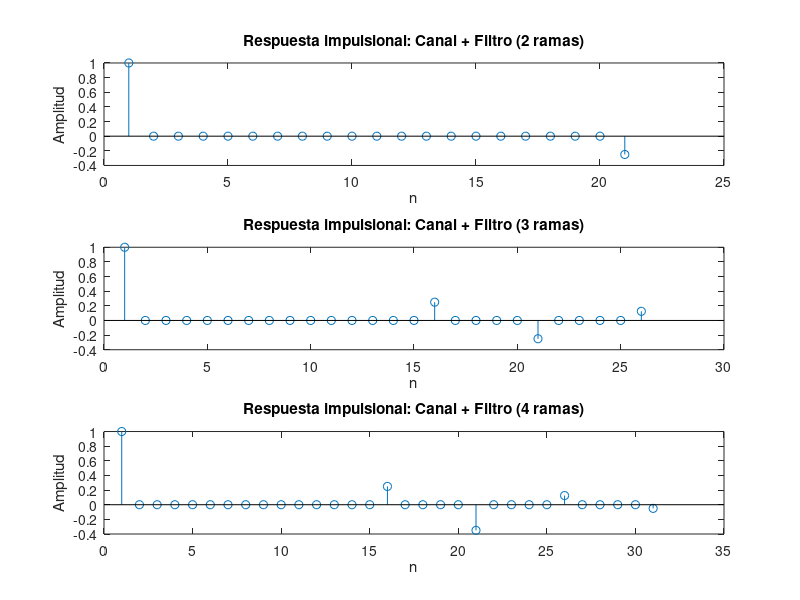

This chart was generated by the following MATLAB code: (Note: this script raises an error after producing the figure.)
clear all;
close all;
clc;
addpath('../funciones')

% Definimos la respuesta impulsional del canal
n0 = 10; % Retardo del canal
alpha1 = 0.5; % Coeficiente del canal
hc = [1 zeros(1, n0-1) alpha1]; % Canal con un retardo de n0

% Filtro con 2 ramas de retardo
hf_2 = [1 zeros(1, n0-1) -alpha1]; % Filtro que cancela el retardo del canal

% Filtro con 3 ramas de retardo (incluye un segundo término corrector)
n1 = 15; % Otro retardo
alpha2 = 0.25; % Coeficiente adicional
hf_3 = [1 zeros(1, n0-1) -alpha1 zeros(1, n1-n0-1) alpha2];

% Filtro con 4 ramas de retardo (incluye un tercer término corrector)
n2 = 20; % Otro retardo
alpha3 = -0.1; % Coeficiente adicional
hf_4 = [1 zeros(1, n0-1) -alpha1 zeros(1, n1-n0-1) alpha2 zeros(1, n2-n1-1) alpha3];

% Convolución para obtener la respuesta impulsional de la cascada
h_cascada_2 = conv(hc, hf_2); % Canal + filtro de 2 ramas
h_cascada_3 = conv(hc, hf_3); % Canal + filtro de 3 ramas
h_cascada_4 = conv(hc, hf_4); % Canal + filtro de 4 ramas

% Graficar las respuestas impulsionales
figure;
subplot(3,1,1);
stem(h_cascada_2);
title('Respuesta impulsional: Canal + Filtro (2 ramas)');
xlabel('n');
ylabel('Amplitud');

subplot(3,1,2);
stem(h_cascada_3);
title('Respuesta impulsional: Canal + Filtro (3 ramas)');
xlabel('n');
ylabel('Amplitud');

subplot(3,1,3);
stem(h_cascada_4);
title('Respuesta impulsional: Canal + Filtro (4 ramas)');
xlabel('n');
ylabel('Amplitud');

% Cargar la señal de audio
[x, fs] = audioread('audio.wav');

% Filtrar la señal
y_2 = filter(hf_2, 1, x); % Señal filtrada con 2 ramas
y_3 = filter(hf_3, 1, x); % Señal filtrada con 3 ramas
y_4 = filter(hf_4, 1, x); % Señal filtrada con 4 ramas

% Comparar con la señal original
figure;
t = (0:length(x)-1) / fs; % Vector de tiempo
subplot(4,1,1);
plot(t, x);
title('Señal original');
xlabel('Tiempo (s)');
ylabel('Amplitud');

subplot(4,1,2);
plot(t, y_2);
title('Señal filtrada (2 ramas)');
xlabel('Tiempo (s)');
ylabel('Amplitud');

subplot(4,1,3);
plot(t, y_3);
title('Señal filtrada (3 ramas)');
xlabel('Tiempo (s)');
ylabel('Amplitud');

subplot(4,1,4);
plot(t, y_4);
title('Señal filtrada (4 ramas)');
xlabel('Tiempo (s)');
ylabel('Amplitud');

% Escuchar las señales
disp('Reproduciendo la señal original...');
sound(x, fs);
pause(length(x)/fs + 1);

disp('Reproduciendo la señal filtrada (2 ramas)...');
sound(y_2, fs);
pause(length(y_2)/fs + 1);

disp('Reproduciendo la señal filtrada (3 ramas)...');
sound(y_3, fs);
pause(length(y_3)/fs + 1);

disp('Reproduciendo la señal filtrada (4 ramas)...');
sound(y_4, fs);
pause(length(y_4)/fs + 1);
